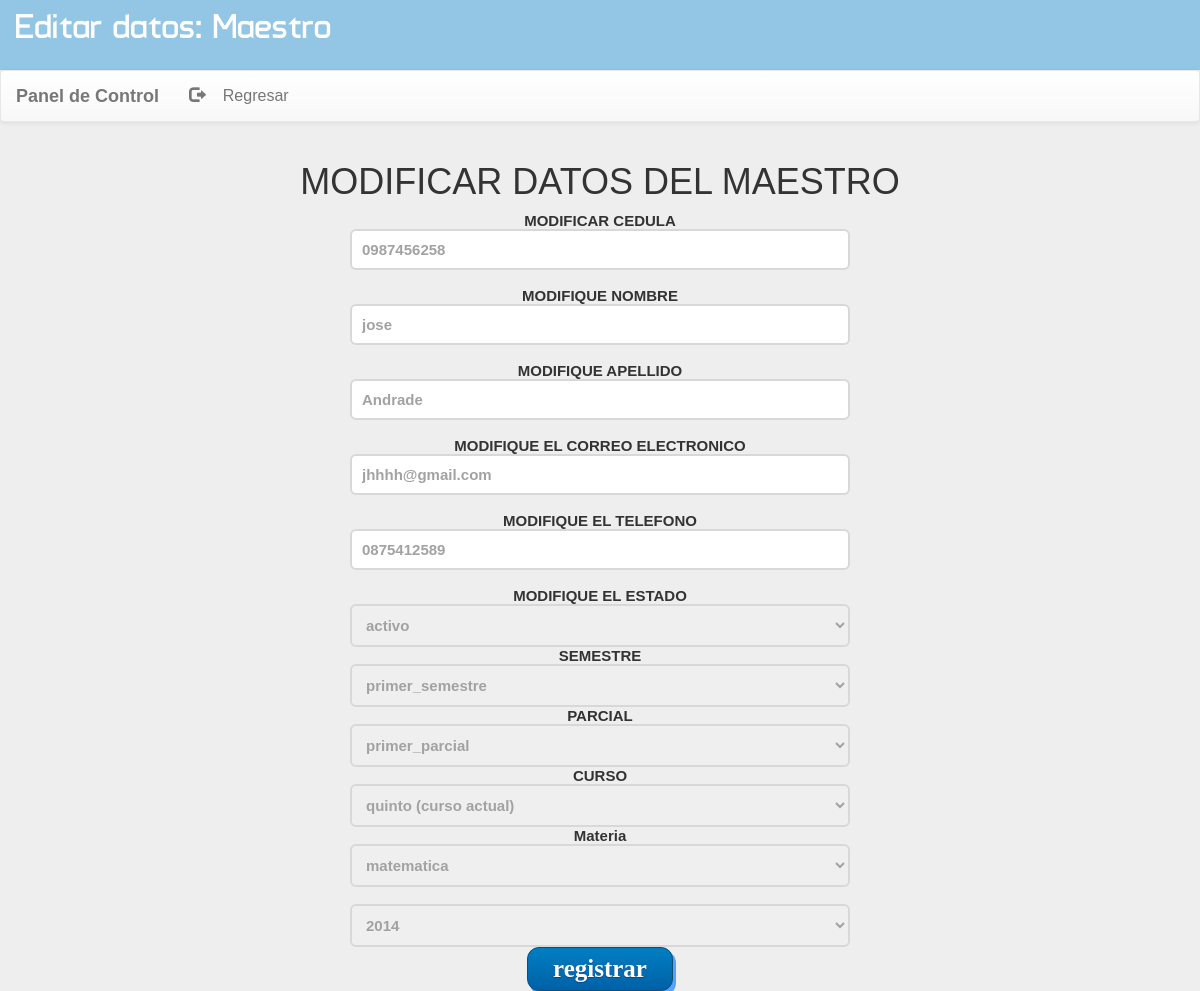
Page /login/modmaestro.php?id=2 (signed in) on the committed database.
### tables this page shows
CREATE TABLE `maestro` (
  `id` int(11) NOT NULL,
  `cedula` varchar(100) NOT NULL,
  `nombre` varchar(100) NOT NULL,
  `apellido` varchar(100) NOT NULL,
  `curso` varchar(100) NOT NULL,
  `email` varchar(100) NOT NULL,
  `celular` varchar(100) NOT NULL,
  `password` varchar(100) NOT NULL,
  `rol` varchar(100) NOT NULL,
  `lectivo` varchar(25) NOT NULL,
  `id_semestre` varchar(100) NOT NULL,
  `id_parcial` varchar(100) NOT NULL,
  `id_materia` varchar(100) NOT NULL,
  `estado` varchar(2) NOT NULL
);

CREATE TABLE `semestre` (
  `id` int(11) NOT NULL,
  `id_semestre` varchar(100) NOT NULL,
  `semestre` varchar(100) NOT NULL
);

CREATE TABLE `parcial` (
  `id` int(11) NOT NULL,
  `id_parcial` varchar(100) NOT NULL,
  `parcial` varchar(100) NOT NULL
);

CREATE TABLE `curso` (
  `id` int(11) NOT NULL,
  `id_curso` varchar(50) NOT NULL,
  `curso` varchar(100) NOT NULL
);

### login/modmaestro.php (the view, shortened to what this page needs)
<?php
require 'dbConnection.php';
$id =$_GET['id'];
$sql= "select maestro.id, maestro.cedula, maestro.nombre, maestro.apellido, maestro.curso, maestro.email, maestro.celular,  rol,  maestro.lectivo, estado, curso.id_curso,curso.curso,semestre.id_semestre,semestre.semestre, parcial.id_parcial, parcial.parcial , maestro.id_materia, materia.id_materia from maestro inner join curso inner join semestre inner join parcial inner join materia on maestro.curso=curso.id_curso and maestro.id_semestre=semestre.id_semestre and maestro.id_parcial=parcial.id_parcial and maestro.id_materia=materia.id_materia where $id=maestro.id";
$resultado = $con->query($sql);
$row = $resultado->fetch_array();
?>
<!DOCTYPE html PUBLIC "-//W3C//DTD XHTML 1.0 Transitional//EN" "http://www.w3.org/TR/xhtml1/DTD/xhtml1-transitional.dtd">
<html xmlns="http://www.w3.org/1999/xhtml">
<head>
<link  rel="stylesheet" href="css/bootstrap.min.css"/>
 <link  rel="stylesheet" href="css/bootstrap-theme.min.css"/>
 <link rel="stylesheet" href="css/main.css">
 <link  rel="stylesheet" href="css/font.css">
  <link  rel="stylesheet" href="css/jquery.dataTables.min.css"/>
</head>
<body  style="background:#eee;">
<div class="header">
<div class="row">
<div class="col-lg-6">
<span class="logo">Editar datos: Maestro</span></div>
</div></div>
<nav class="navbar navbar-default title1">
  <div class="container-fluid">
    <div class="navbar-header">
      <a class="navbar-brand" href="dash.php?q=0"><b>Panel de Control</b></a>
    </div>
    <div class="collapse navbar-collapse" id="bs-example-navbar-collapse-1">
      <ul class="nav navbar-nav">
        <li class="pull-right"> <a href="dash.php?q=8"><span class="glyphicon glyphicon-log-out" aria-hidden="true"></span>&nbsp;&nbsp;&nbsp;&nbsp;Regresar</a></li>
      </ul>
          </div>
  </div>
</nav>
<div class="container">
<div class="row">
<div class="col-md-12">
<center><h1>MODIFICAR DATOS DEL MAESTRO</h1></center>
  <center>
  <form method="post" action="editarma.php">
  <b>MODIFICAR CEDULA</b>
  <br>
    <input type="text" name="cedula" placeholder="Ingrese la cedula"  value="<?php echo $row['cedula']; ?>" style="color: #a2a2a2; font-weight: bold; padding: 10px;width:500px; border: 2px solid #d8d8d8; border-radius: 6px;"required>
    <br>
    <br>
  <b>MODIFIQUE NOMBRE</b>
  <br>
    <input type="text" name="namea" placeholder="Ingrese el nombre" value="<?php echo $row['nombre']; ?>" style="color: #a2a2a2; font-weight: bold; padding: 10px;width:500px; border: 2px solid #d8d8d8; border-radius: 6px;" required>
    <br>
    <br>
    <b> MODIFIQUE APELLIDO</b>
  <br>
    <input type="text" name="apellido" placeholder="Ingrese el apellido" value="<?php echo $row['apellido']; ?>"style="color: #a2a2a2; font-weight: bold; padding: 10px; width:500px; border: 2px solid #d8d8d8; border-radius: 6px;" required>
    <br>
    <br>
    <b> MODIFIQUE EL CORREO ELECTRONICO</b>
  <br>
    <input type="email" name="email" placeholder="Ingrese el correo electronico" value="<?php echo $row['email']; ?>" style="color: #a2a2a2; font-weight: bold; padding: 10px; width:500px; border: 2px solid #d8d8d8; border-radius: 6px;" required >
    <br>
    <br>
     <b>MODIFIQUE EL TELEFONO</b>
  <br>
    <input type="text" name="mob" placeholder="Ingrese el TELEFONO" value="<?php echo $row['celular']; ?>" style="color: #a2a2a2; font-weight: bold; padding: 10px; width:500px; border: 2px solid #d8d8d8; border-radius: 6px;"required>
    <br>
  <br>
  <b>MODIFIQUE EL ESTADO</b>
  <br>
    <select name="estado"  style="color: #a2a2a2; font-weight: bold; padding: 10px; width:500px; border: 2px solid #d8d8d8; border-radius: 6px;"required>
                <option value="1" <?php if($row['estado']== 1) echo 'selected'; ?>>activo</option>
    </select>
  <br>
  <div>
    <b> SEMESTRE</b>
  <br>
         <select name="semestre"  style="color: #a2a2a2; font-weight: bold; padding: 10px; width:500px; border: 2px solid #d8d8d8; border-radius: 6px;"required>
                <option value="s001" <?php if($row['id_semestre']== "s001") echo 'selected'; ?>>primer_semestre</option>
    </select>
    <br>
</div>
<div>
    <b> PARCIAL</b>
  <br>
         <select name="parcial"  style="color: #a2a2a2; font-weight: bold; padding: 10px; width:500px; border: 2px solid #d8d8d8; border-radius: 6px;"required>
                <option value="p001" <?php if($row['id_parcial']== "p001") echo 'selected'; ?>>primer_parcial</option>
    </select>
    <br>
</div>
<section><div>
  <b> CURSO</b>
  <br>
     <select name="curso" style="color: #a2a2a2; font-weight: bold; padding: 10px; width:500px; border: 2px solid #d8d8d8; border-radius: 6px;"required>
    <option value="<?php echo $row['id_curso']; ?>" selected="selected"> <?php echo $row['curso']; ?> (curso actual)</option>;
    </select>
    <br></div></section>
    <section><div>
  <b> Materia</b>
  <br>
  <?php $materia ="select id_materia, materia from materia ";
$resultadomate =$con->query($materia);
?>
     <select name="materia" style="color: #a2a2a2; font-weight: bold; padding: 10px; width:500px; border: 2px solid #d8d8d8; border-radius: 6px;"required>
                <?php WHILE ($row = $resultadomate->fetch_assoc()){?>
                <option value="<?php echo $row["id_materia"];?> "> <?php echo $row["materia"];?> </option>;
                <?php }; ?>
    </select>
    <br></div></section>
    <div>
      <?php $lectivo ="select id_lectivo, lectivo from lectivo where estado='activo'";
$resultado4 =$con->query($lectivo);
?>
<br>
     <select name="lectivo" style="color: #a2a2a2; font-weight: bold; padding: 10px; width:500px; border: 2px solid #d8d8d8; border-radius: 6px;"required>
                <?php WHILE ($row = $resultado4->fetch_assoc()){?>
                <option value="<?php echo $row["lectivo"];?> "> <?php echo $row["lectivo"];?> </option>;
                <?php }; ?>
    </select>
    <br>
    </div>
   <input type="submit" style="
  box-shadow: 3px 4px 0px 0px #54a3f7;
  background:linear-gradient(to bottom, #007dc1 5%, #0061a7 100%);
  background-color:#007dc1;
  border-radius:12px;
  border:1px solid #124d77;
  display:inline-block;
  cursor:pointer;
  color:#ffffff;
  font-family:Impact;
  font-size:25px;
  font-weight:bold;
  padding:7px 25px;
  text-decoration:none;
  text-shadow:0px 1px 0px #154682;
}
.myButton:hover {
  background:linear-gradient(to bottom, #0061a7 5%, #007dc1 100%);
  background-color:#0061a7;
}
.myButton:active {
  position:relative;
  top:1px;
}
" value="registrar" >
<br>
  </form></center>
</body>
</html>

### login/css/main.css (style rules this page uses)
body { overflow-x: hidden; width: 100%; font: 15px "Century Gothic", "Times Roman", sans-serif; background: #eee; min-height: 550px; background-attachment: fixed; }
.header { background: #93C6E4; height: 70px; }
.logo { font-family: 'typo'; font-size: 35px; color: #FFFFFF; margin: 15px; }
.title1 { font: 16px "Century Gothic", "Times Roman", sans-serif; }

### rows in the picture
maestro: cedula "0987456258", namea "jose", apellido "Andrade", email "jhhhh@gmail.com", mob "0875412589", estado "activo", curso "quinto (curso actual)"
semestre: semestre "primer_semestre"
parcial: parcial "primer_parcial"

### other values in the picture
form field materia "matematica"
form field lectivo "2014"
